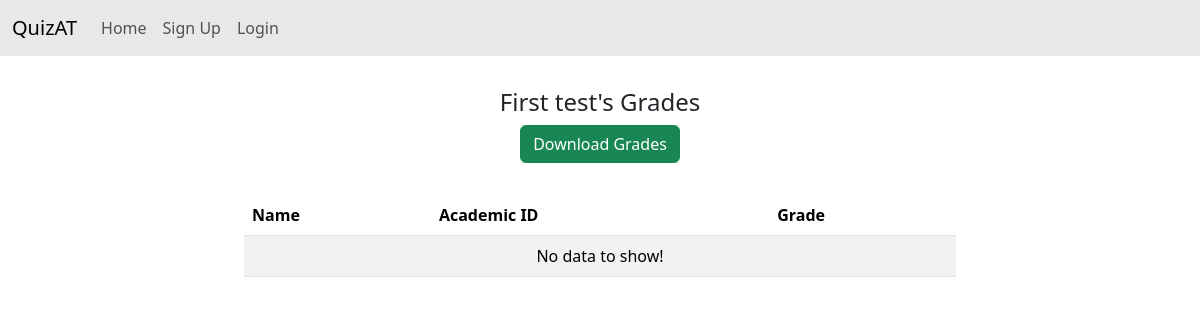
/quizzes/grades/1/, run on an earlier commit of the app's database.
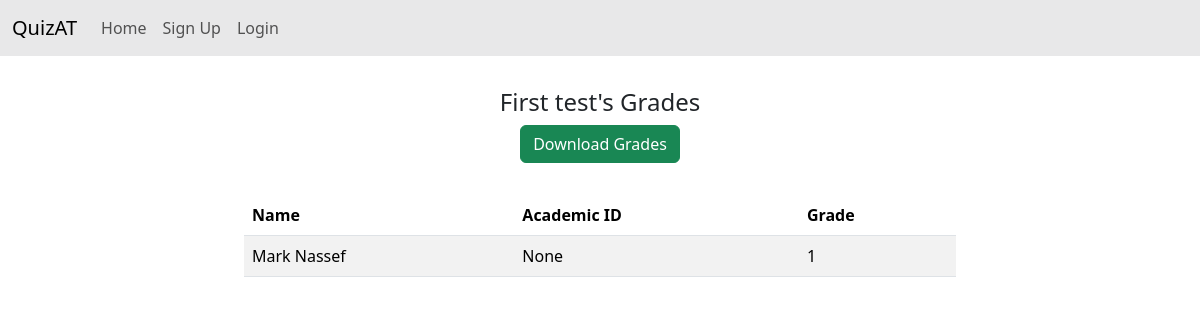
And on a later commit of the database.
### quizzes/models.py (models this page shows, shortened)
class Grade(models.Model):
    quiz = models.ForeignKey(Quiz, on_delete=models.CASCADE)
    student = models.ForeignKey(CustomUser, on_delete=models.CASCADE)
    right_answers = models.IntegerField()
    total_questions = models.IntegerField()

### accounts/models.py (models this page shows, shortened)
class CustomUser(AbstractBaseUser, PermissionsMixin):
    email = models.EmailField(unique=True)
    full_name = models.CharField(max_length=250)
    is_active = models.BooleanField(default=True)
    is_staff = models.BooleanField(default=False)
    objects = CustomUserManager()
    academic_id = models.CharField(max_length=20, blank=True, null=True)
    USERNAME_FIELD = 'email'
    REQUIRED_FIELDS = ['full_name']
    class Meta:
        verbose_name = "User"
        verbose_name_plural = "Users"

### quizzes/views.py (the view)
# urls.py: path('grades/<int:quiz_id>/', views.ShowGrades, name='ShowGrades'),
def ShowGrades(request, quiz_id):
    quiz = Quiz.objects.get(pk=quiz_id)
    return render(request, 'quizzes/grades.html', context={'quiz': quiz})

### quizzes/templates/quizzes/grades.html (shortened to what this page needs)
{% extends "base.html" %}
{% block content %}
<div class="col-8 mx-auto">
    <div class="text-center mb-3">
        <h1 class="fs-4 display-4">{{quiz.title}}'s Grades</h1>
        <button
            type="button"
            class="btn btn-success mb-3"
            onclick="window.location.href='{% url "quizzes:DownloadGrades" quiz.id %}'; return false;"
        >
            Download Grades
        </button>
    </div>
    <table class="table table-hover table-striped">
        <thead>
            <tr>
              <th scope="col">Name</th>
              <th scope="col">Academic ID</th>
              <th scope="col">Grade</th>
            </tr>
        </thead>
        <tbody>
            {% for grade in quiz.grade_set.all %}
            <tr>
                <td>{{grade.student.full_name}}</td>
                <td>{{grade.student.academic_id}}</td>
                <td>{{grade.right_answers}}</td>
            </tr>
            {% empty %}
            <tr>
                <td colspan=3>
                    <div class="text-center"> No data to show!</div>
                </td>
            </tr>
            {% endfor %}
        </tbody>
    </table>
</div>
{% endblock content %}

What changed in the data, as far as the page shows it:
added Grade: student.full_name "Mark Nassef", student.academic_id "None", right_answers "1"
Also different on the page:
text no longer shown: "No data to show!"
